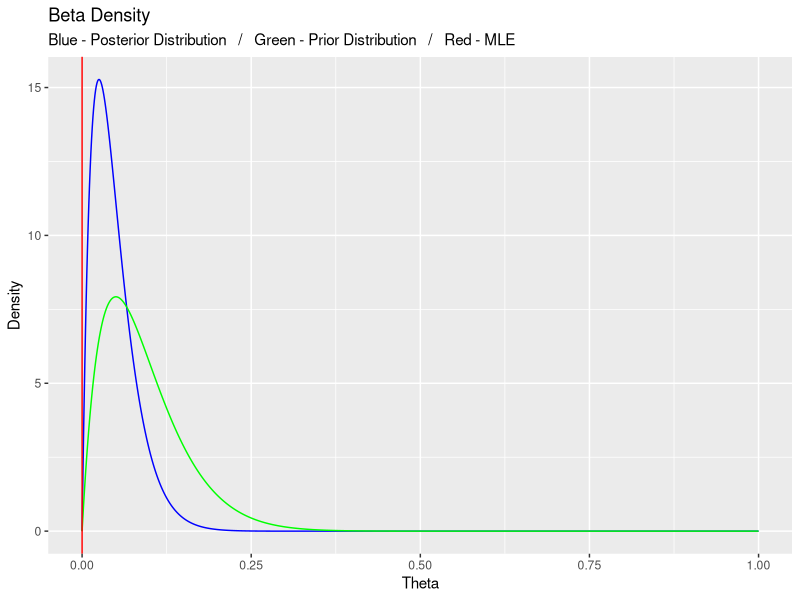

The R source for this figure:
## ---- chunk 1

### Load in the necessary packages

library(ggplot2)
library(coda)



##### Problem 2 #####



## Set the parameter values

y <- 0
n <- 20
alpha <- 2
beta <- 20

## Set the theta values

theta <- seq(from = 0, to = 1, length.out = 1000)

## ---- chunk 2

### Part i ###



## Plot the posterior distribution

post_beta_dens <- dbeta(x = theta, shape1 = y + alpha, shape2 = (n - y) + beta)

ggplot() +
    geom_line(aes(x = theta, y = post_beta_dens), col = "blue") +
    geom_line(aes(x = theta, y = dbeta(x = theta, shape1 = alpha, shape2 = beta)), col = "green") +
    geom_vline(aes(xintercept = (y / n)), col = "red") +
    labs(x = "Theta", y = "Density", title = "Beta Density",
         subtitle = "Blue - Posterior Distribution   /   Green - Prior Distribution   /   Red - MLE")

## ---- chunk 3

### Part ii ###



## Draw a sample from my posterior distribution

post_beta_rand <- rbeta(n = 10000, shape1 = y + alpha, shape2 = (n - y) + beta)

## Compute the HPD interval

bayes_int <- as.vector(HPDinterval(as.mcmc(post_beta_rand), prob = 0.95)[1, 1:2])

## Calculate the MLE

y_hat <- (y / n)

## Compute the frequentist interval

freq_int <- c((y_hat) - (1.96 * (sqrt(y_hat * (1 - y_hat)) / 2)),
              (y_hat) + (1.96 * (sqrt(y_hat * (1 - y_hat)) / 2)))

## Output the results

cat("HPD Interval: ", "(", bayes_int[1], ",", bayes_int[2], ")")
cat("Frequentist Interval: ", "(", freq_int[1], ",", freq_int[2], ")")

## ---- chunk 4

### Part iii ###



## Compute the log odds of our posterior beta distrbution

odds_samp <- log(post_beta_rand / (1 - post_beta_rand))

## Compute the HPS interval

bayes_int_odds <- as.vector(HPDinterval(as.mcmc(odds_samp), prob = 0.95)[1, 1:2])

## Output the result

cat("HPD Interval: ", "(", bayes_int_odds[1], ",", bayes_int_odds[2], ")")

## ---- chunk 5

## Get the poisson parameter

lambda <- (217 + 66) / 155

## Generate poisson data with the parameter

pois_data <- rpois(1000, lambda = lambda)

## Sample mean and variance

samp_mean <- mean(pois_data)
samp_var <- var(pois_data)

## Compute the gamma parameters

find_gamma_params <- function(mu, sigma_sq) {
    
    beta <- mu / sigma_sq
    alpha <- beta * mu
    return(c(alpha, beta))
    
}

gamma_params <- find_gamma_params(samp_mean, samp_var)

cat("Gamma Parameters")
cat("Alpha Parameter: ", round(gamma_params[1], 4))
cat("Beta Parameter: ", round(gamma_params[2], 4))
